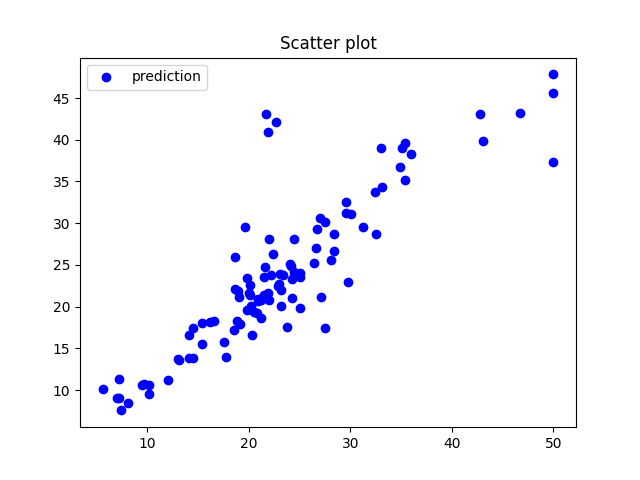

Write the Python code that produced this figure.
import sys
import numpy as np
import tensorflow.keras
from keras.datasets import boston_housing
from keras.models import Sequential
from keras.layers import Dense
from sklearn import preprocessing
import matplotlib.pyplot as plt


np.set_printoptions( precision=2, suppress=True, threshold=sys.maxsize,linewidth=160 )

(x_train, y_train), (x_test, y_test) = boston_housing.load_data()
# print( np.column_stack( ( x_train, y_train ) ) )


x_train_scaled = preprocessing.scale( x_train )
scaler = preprocessing.StandardScaler().fit( x_train )
x_test_scaled = scaler.transform( x_test )



def make_model() :
    model = Sequential()
    model.add( Dense( 64, activation='relu', input_shape=(13,) ) )
    model.add( Dense( 64, activation='relu' ) )
    model.add( Dense( 1, activation='relu' ) )
    return model


model = make_model()
model.compile( loss='mse', optimizer=tensorflow.keras.optimizers.RMSprop(), metrics=['mean_absolute_error'] )
model.fit( x_train_scaled, y_train, epochs=2000, batch_size=128, verbose=0, validation_split=0.2 )

score = model.evaluate( x_test_scaled, y_test, verbose=0 )
print( 'Test loss: ', score[0], ' Test accuracy: ', score[1] )

prediction = model.predict( x_test_scaled )
# print( np.column_stack( ( prediction.flatten(), y_test ) ) )


def plot_scatter( y, yhat, fname ) :
    # plt.subplot( 2, 1, 2 )
    plt.clf()
    #plt.figure( figsize=(10,10) )
    # plt.axis( np.append( axis, axis ) )
    #plt.plot( axis, axis, color="red" )
    plt.title( 'Scatter plot')
    plt.scatter( y, yhat, color="blue", label="prediction" )
    plt.legend()
    plt.savefig( fname )
    # plt.show()

plot_scatter( y_test, prediction.flatten(), 'test09.png' )



